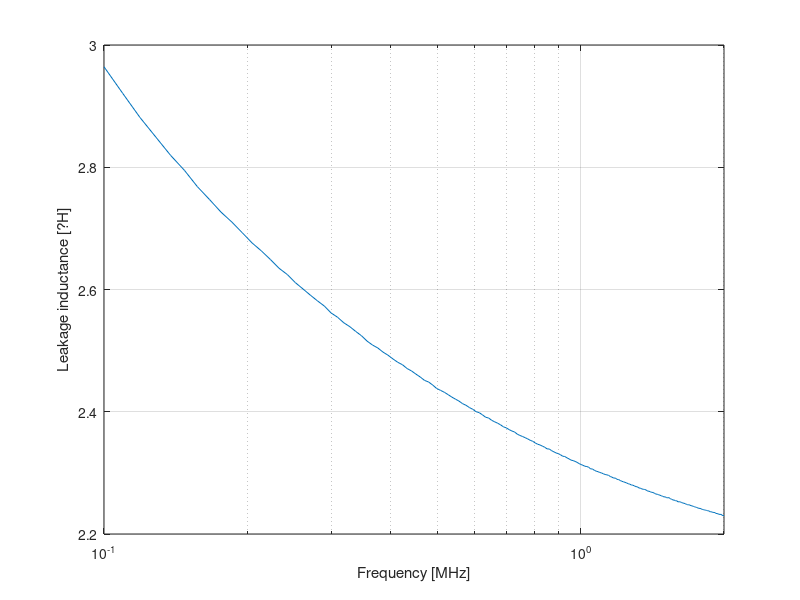
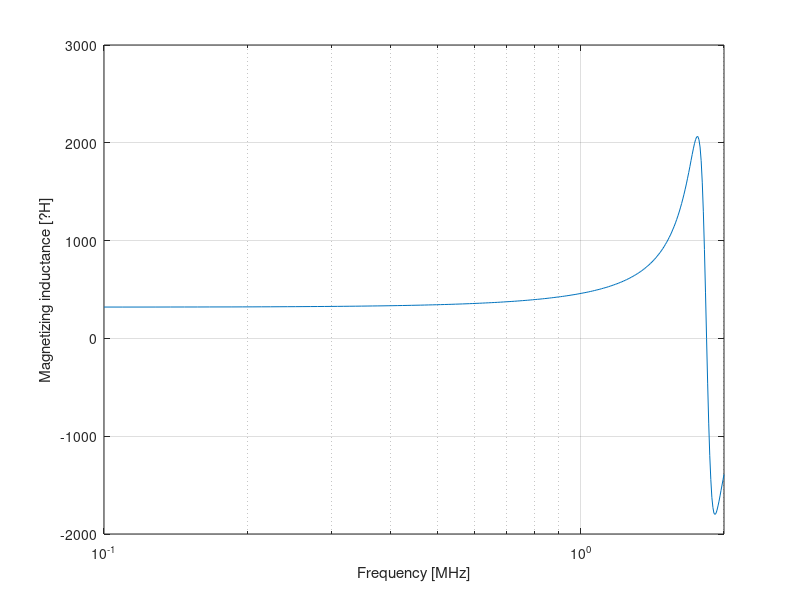
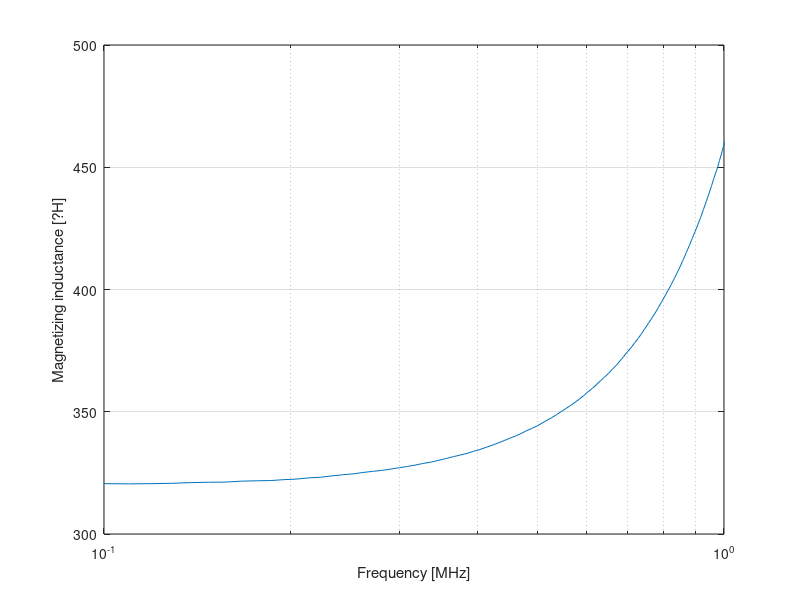

These figures' MATLAB source, in order:
%Plotting inductance measurements of transformer
%Files are stripped from text.

%Leakage inductance
fid=fopen('LL_IND.txt','r');
tt = textscan(fid,'%f %f %f');
fclose(fid);
LL_data = cell2mat(tt);
flow = 0.1;
fhigh = 2;
figure;
semilogx(LL_data(:,1)*10^(-6),LL_data(:,2)*10^6)
grid on;
xlim([flow fhigh])
xlabel('Frequency [MHz]');
ylabel('Leakage inductance [?H]');

%Magnetizing
fid=fopen('LM_IND.txt','r');
tt = textscan(fid,'%f %f %f');
fclose(fid);
LM_data = cell2mat(tt);
flow = 0.1;
fhigh = 2;
figure;
semilogx(LM_data(:,1)*10^(-6),LM_data(:,2)*10^6)
grid on;
xlim([flow fhigh])
xlabel('Frequency [MHz]');
ylabel('Magnetizing inductance [?H]');

%Magnetizing, zoomed
flow = 0.1;
fhigh = 1;
llow = 300;
lhigh = 500;
figure;
semilogx(LM_data(:,1)*10^(-6),LM_data(:,2)*10^6)
grid on;
xlim([flow fhigh])
ylim([llow lhigh])
xlabel('Frequency [MHz]');
ylabel('Magnetizing inductance [?H]');


